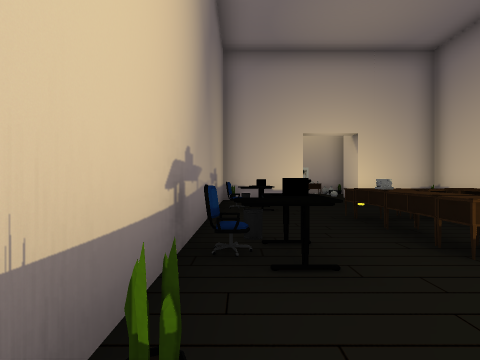
[1] (above)

19 first-person views from a walk through a scene from a Unity 3-D project. The camera is 1.2 m above the floor, looks level and sees 80° across. Doors are open. The floor is counted in squares, 2 m on a side. Each view is taken from the middle of a square. On the plan, view 1 faces up. The plan holds only what a view shows up to about 9 squares ahead; the rest is blank. The player character is not drawn.

[2]
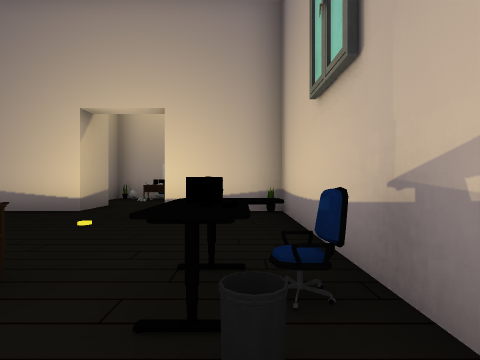

[3]
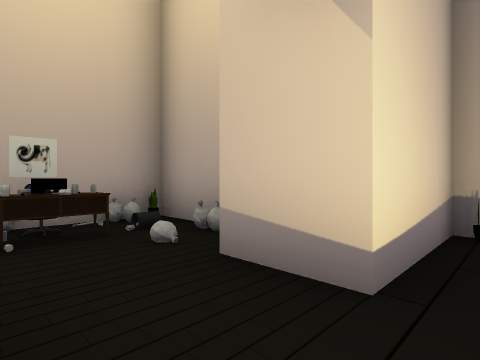

[4]
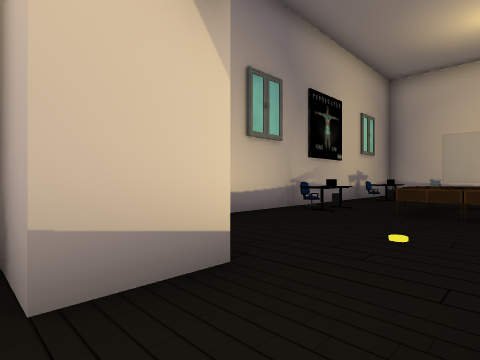

[5]
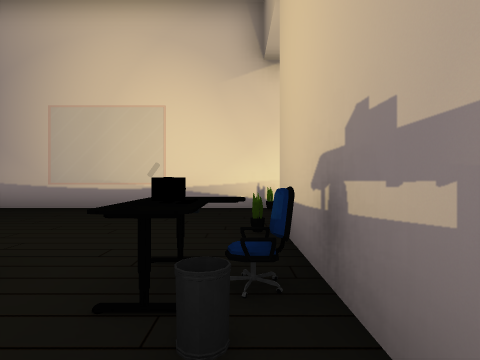

[6]
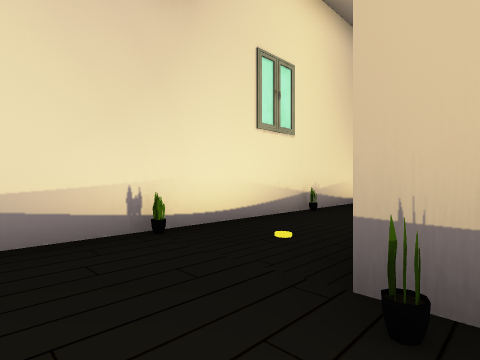

[7]
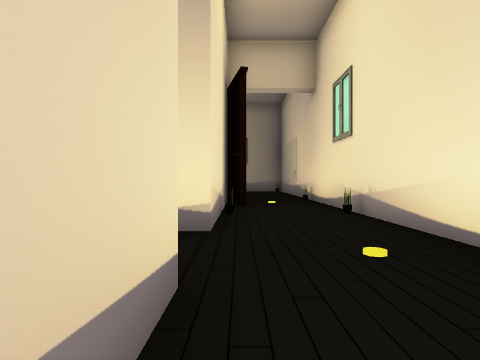

[8]
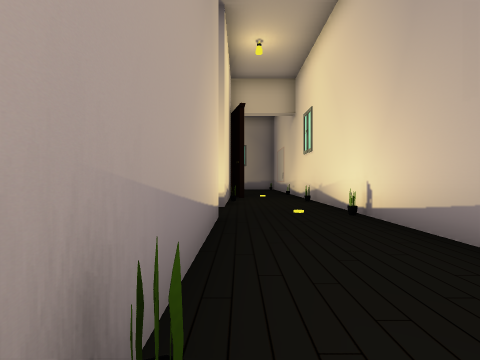

[9]
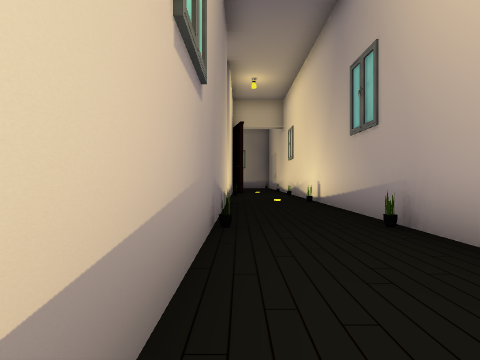

[10]
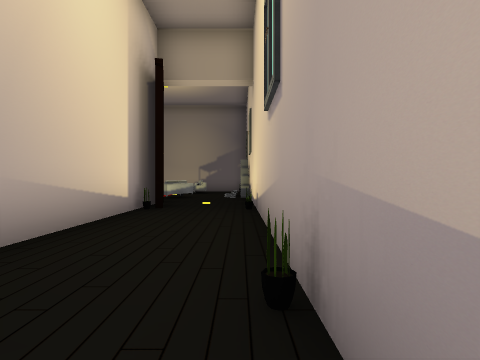

[11]
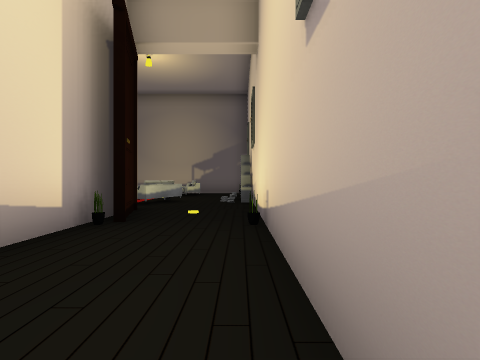

[12]
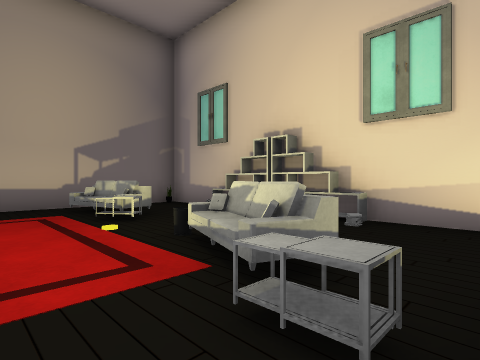

[13]
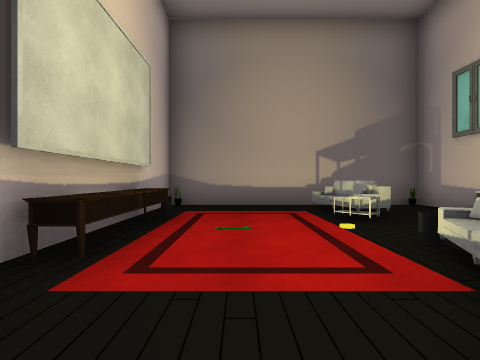

[14]
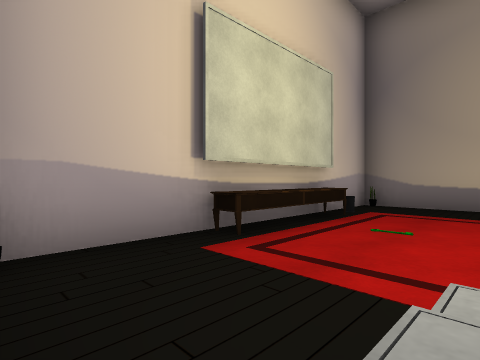

[15]
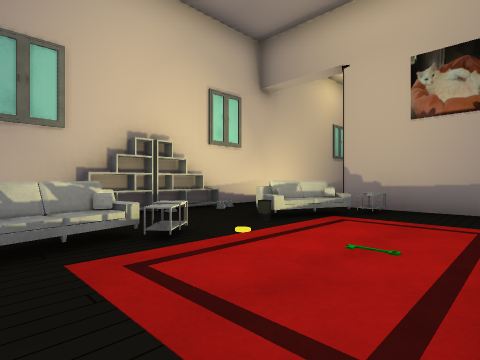

[16]
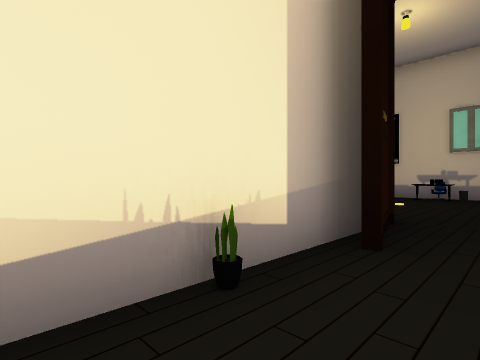

[17]
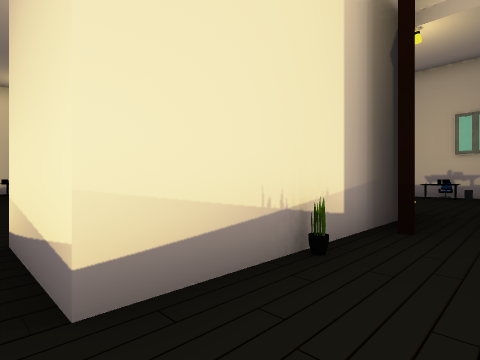

[18]
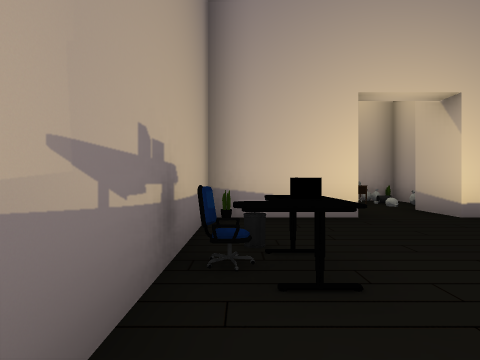

[19]
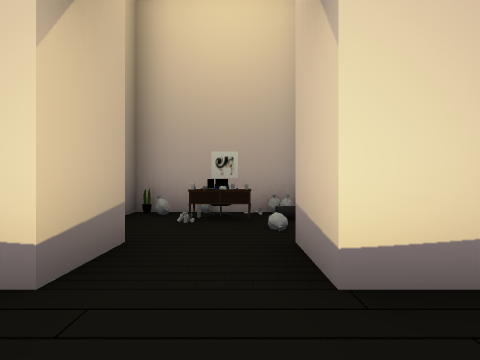

### Floor plan
Points are (right, up) in squares from view 1. A wall is a line through its corners. A room is listed if a view was taken in it or the views show most of it. See-through windows are left out.
Room 1 (views 1, 2, 3, 5, 6, 7, 8, 9, 10, 11, 12, 13, 14, 15, 16, 17, 18, 19)
walls: (-7.5, 0.3) (-24.2, 0.3); (-6.1, -2.1) (-4.9, -2.1); (-10.1, -2.1) (-8, -2.1); (-3.1, -2.1) (5, -2.1); (-1.2, 0.3) (-5.6, 0.3) (-5.6, 2.4); (-15, -2.1) (-12, -2.1); (-17.9, -4.5) (-17.9, -2.5); (1.9, 8.6) (-0.5, 8.6) (-0.5, 0.2); (-19.6, 0) (-23, 0); (5.8, -0.1) (5.8, 8.6) (3.5, 8.6); (-23.1, -5.6) (-20, -5.6); (-24.9, -0.5) (-24.9, -5.7) (-18.1, -5.7)
ways out: open door at (2.7, 8.7) to room 2; opening at (-6.5, 1.5)
objects: other object (-25, -5); other object (-25, 0); other object (-24, -2) to (-23, -2); other object (-23, -5); other object (-22, -2); bin (-21, -2); other object (-20, -2) to (-19, -2); other object (-19, -3); other object (-18, -5); other object (-17, -2); other object (-16, -2); other object (-16, 0); other object (-11, -2); other object (-11, 0); other object (-7, -2); other object (-4, -2); other object (-4, 0); other object (-2, 0); other object (-1, -2); other object (0, 1); other object (0, 2); bin (0, 3); chair (0, 5); other object (0, 6); bin (0, 7); other object (0, 8); chair (1, 2); other object (1, 4); other object (1, 6); desk (2, 3); desk (2, 4); other object (3, 3); desk (3, 4); other object (4, 1); other object (4, 3); other object (4, 4); other object (5, 0); other object (5, 1); bin (5, 4); other object (5, 5); other object (6, 8)
Room 2 (view 4)
walls: (1.9, 9.8) (1.9, 8.6); (3.5, 8.6) (3.5, 9.8) (4.5, 9.8) (4.5, 12.4) (1, 12.4)
ways out: open door at (2.7, 8.7) to room 1
objects: other object (1, 12); other object (2, 12); other object (3, 10); desk (3, 11); chair (3, 12); other object (4, 11); other object (4, 12)

Positions as (right, up) in squares from view 1, and headings:
1: (0, 0), facing up
2: (5, 3), facing up
3: (2, 8), facing up-right
4: (2, 10), facing down-right
5: (0, 4), facing down
6: (1, 1), facing down-left
7: (-9, 0), facing right
8: (-12, 0), facing right
9: (-15, 0), facing right
10: (-10, 0), facing left
11: (-12, 0), facing left
12: (-18, -4), facing up-left
13: (-18, -4), facing left
14: (-18, -3), facing down-left
15: (-24, -5), facing up-right
16: (-5, -1), facing up-right
17: (-6, -1), facing up-right
18: (0, 4), facing up
19: (3, 7), facing up
